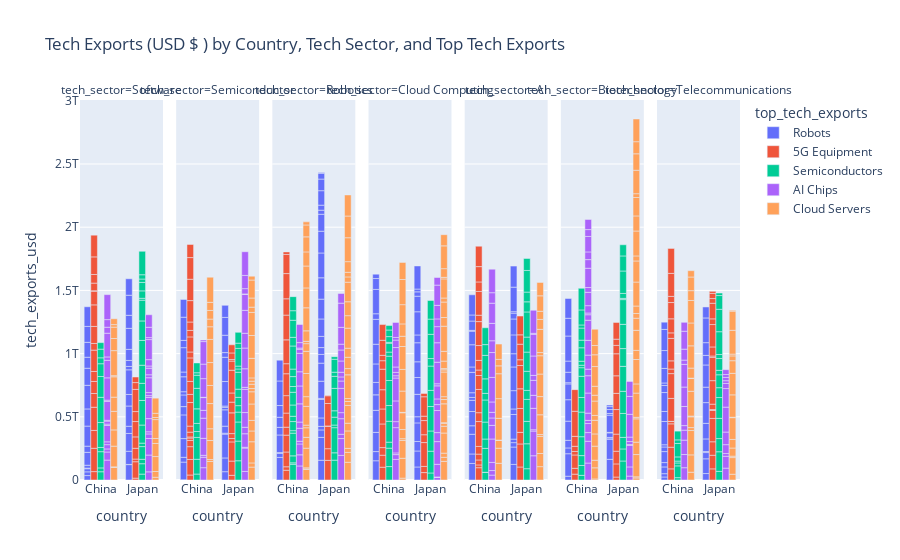

The notebook cell saved with this chart:
### Markdown cell above
### Tech Exports (USD $ )

### Code cell
fig = px.bar(
    df, 
    x='country', 
    y='tech_exports_usd', 
    color='top_tech_exports', 
    facet_col='tech_sector', 
    title='Tech Exports (USD $ ) by Country, Tech Sector, and Top Tech Exports',
    labels={'market_share':'Market Share (%)'}, 
    barmode='group',
    color_continuous_scale=px.colors.sequential.Rainbow
)

fig.show()
